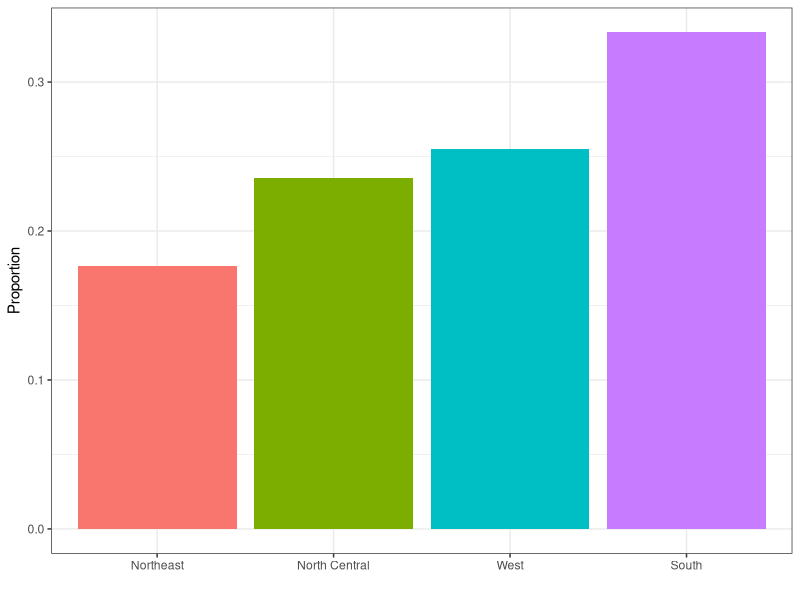
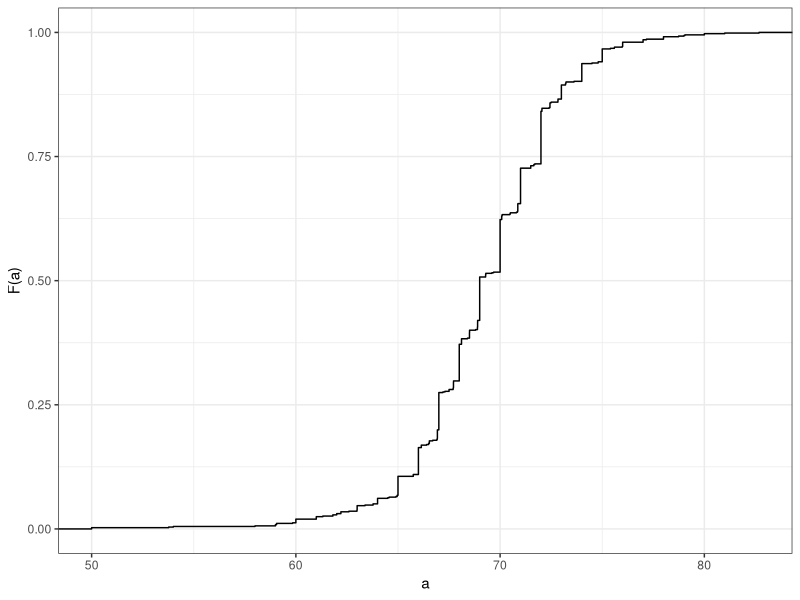
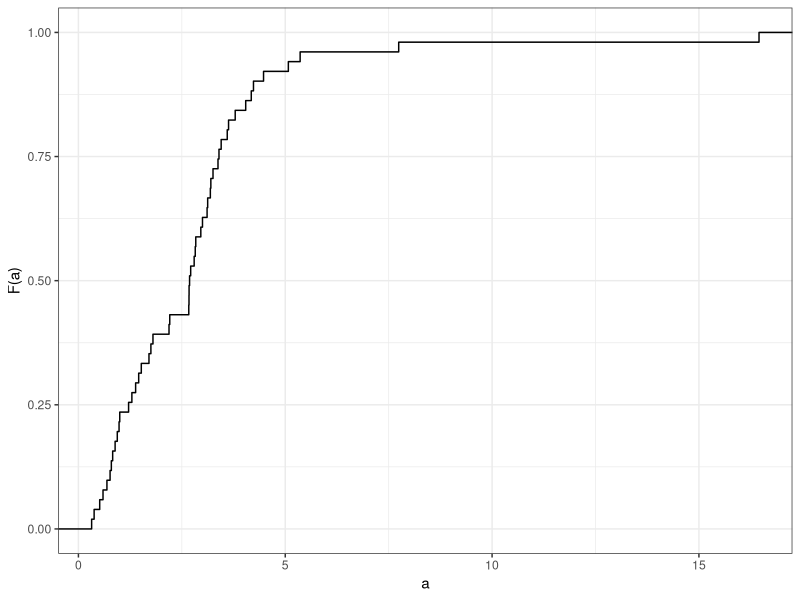
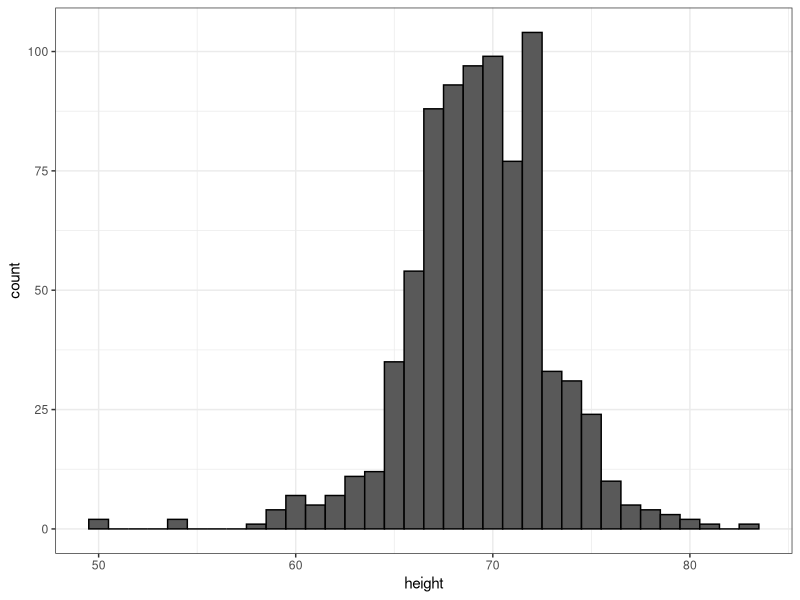
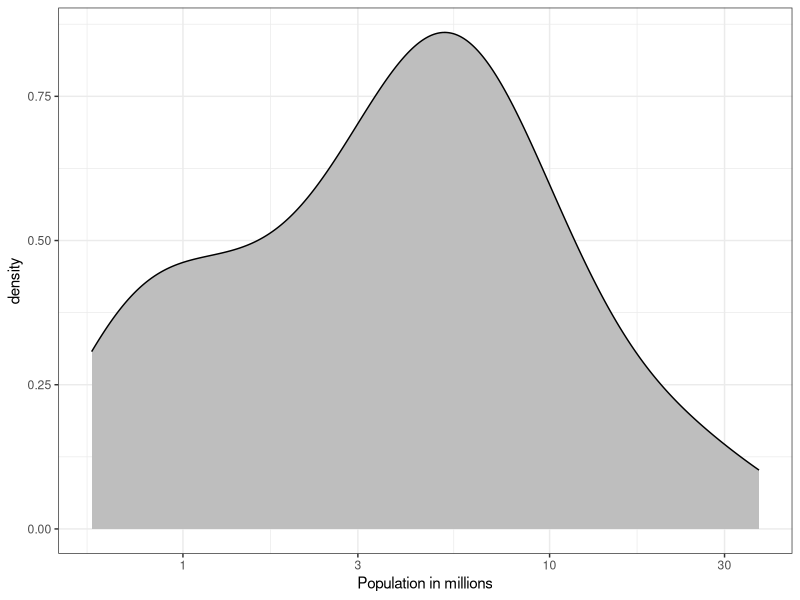
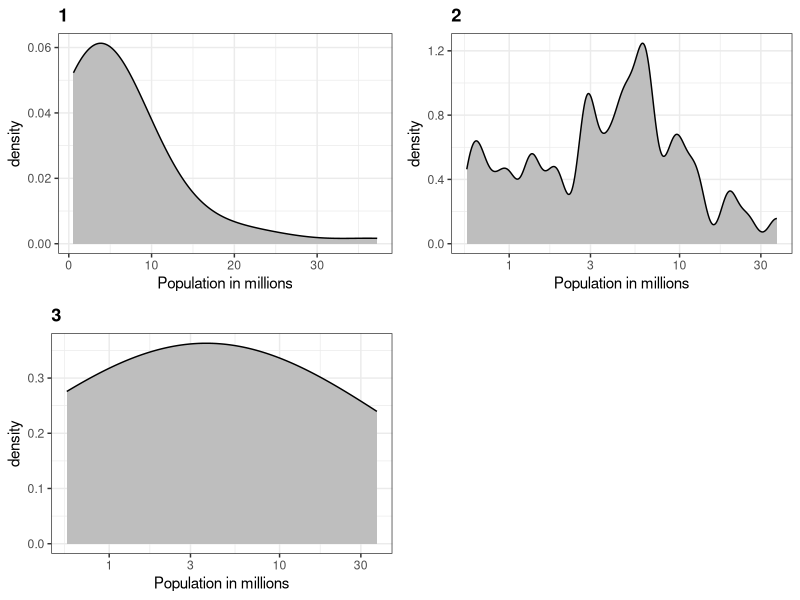
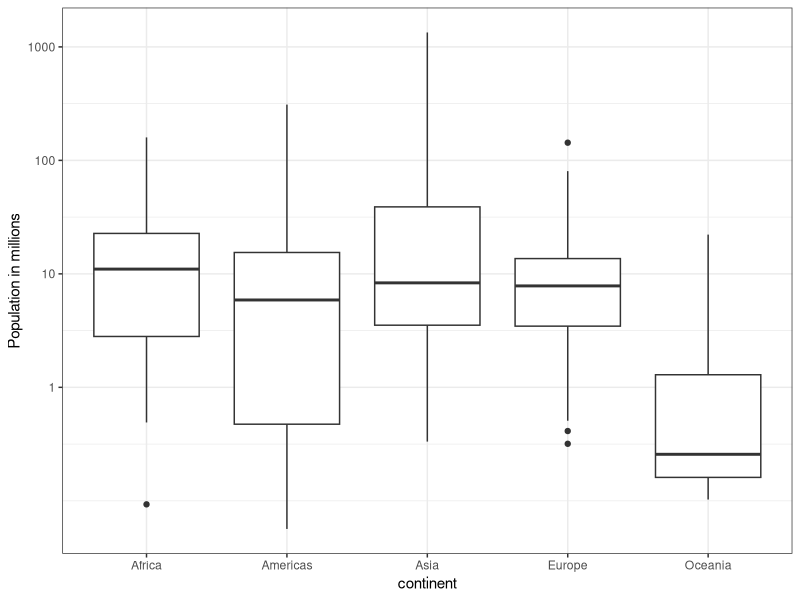

These charts were generated, in order, by the following R code:
## ---- chunk 1
library(ggplot2)
library(tidyverse)
library(dslabs)
ds_theme_set()
data(murders)
murders |> group_by(region) |>
  summarize(n = n()) |>
  mutate(Proportion = n/sum(n), 
         region = reorder(region, Proportion)) |>
  ggplot(aes(x=region, y=Proportion, fill=region)) + 
  geom_bar(stat = "identity", show.legend = FALSE) + 
  xlab("")
## ---- chunk 2
heights |> filter(sex == "Male") |> ggplot(aes(height)) + 
  stat_ecdf() +
  ylab("F(a)") + xlab("a")
## ---- chunk 3
murders |> mutate(murder_rate = total/population * 10^5) |>
  ggplot(aes(murder_rate)) + 
  stat_ecdf() +
  ylab("F(a)") + xlab("a")
## ---- chunk 4
heights |> 
  filter(sex == "Male") |> 
  ggplot(aes(height)) + 
  geom_histogram(binwidth = 1, color = "black")
## ---- chunk 5
murders |> ggplot(aes(x=population/10^6)) + 
  geom_density(fill = "grey") + 
  scale_x_log10() +
  xlab("Population in millions")
## ---- chunk 6
library(gridExtra)
p1 <- murders |> ggplot(aes(x=population/10^6)) + 
  geom_density(fill = "grey", bw = 5) + xlab("Population in millions") + ggtitle("1")
p2 <- murders |> ggplot(aes(x=population/10^6)) + 
  geom_density(fill = "grey", bw = .05) + scale_x_log10() + xlab("Population in millions") + ggtitle("2")
p3 <- murders |> ggplot(aes(x=population/10^6)) + 
  geom_density(fill = "grey", bw = 1) + scale_x_log10() + xlab("Population in millions") + ggtitle("3")
grid.arrange(p1,p2,p3,ncol=2)
## ---- chunk 7

## ---- chunk 8
library(tidyverse)
library(dslabs)
ds_theme_set()
data(gapminder)
tab <- gapminder |> filter(year == 2010) |> group_by(continent) |> select(continent, population)  
tab |> ggplot(aes(x=continent, y=population/10^6)) + 
  geom_boxplot() + 
  scale_y_continuous(trans = "log10", breaks = c(1,10,100,1000)) + ylab("Population in millions")
